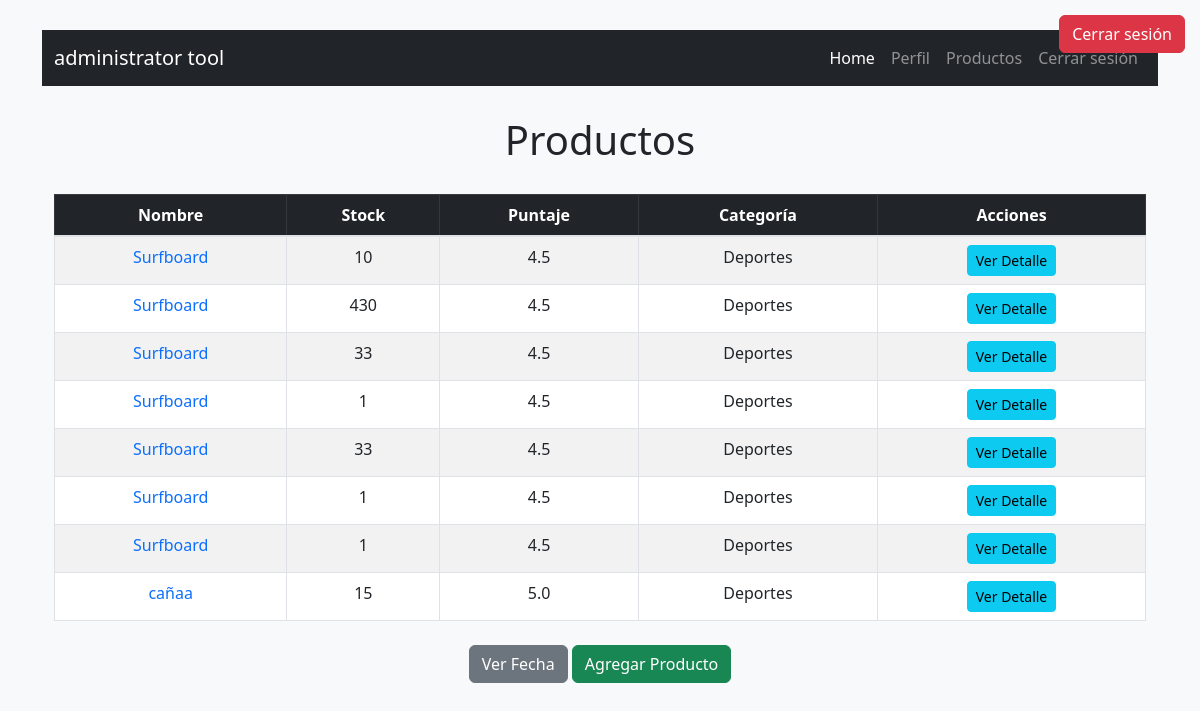
The page /productos/ (signed in) on the database its author committed.
### productos/models.py (models this page shows, shortened)
class Producto(models.Model):
    nombre = models.CharField(max_length=255)
    stock = models.IntegerField()
    puntaje= models.FloatField()
    categoria = models.ForeignKey(
        Categoria,
          on_delete=models.CASCADE)
    usuario = models.ForeignKey(User, on_delete=models.CASCADE, related_name='productos',default=1)
    creado_en = models.DateTimeField(default=timezone.now)

class Categoria(models.Model):
    nombre = models.CharField(max_length=255)
    def __str__(self):
        return self.nombre

### productos/views.py (the view)
# urls.py: path('',views.index, name='index'),
def index(request):
    productos = Producto.objects.filter(usuario=request.user)
    return render(request, 'index.html', {'productos': productos})

### productos/templates/index.html (shortened to what this page needs)
{% extends 'base.html' %} {% block content %}
<!DOCTYPE html>
<html lang="es">
  <head>
    <nav class="navbar navbar-expand-lg navbar-dark bg-dark">
      <div class="container-fluid">
        <a class="navbar-brand" href="{% url 'home:home' %}"
          >administrator tool</a
        >
        <div class="collapse navbar-collapse" id="navbarNav">
          <ul class="navbar-nav ms-auto">
            <li class="nav-item">
              <a class="nav-link active" href="{% url 'home:home' %}">Home</a>
            </li>
            <li class="nav-item">
              <a class="nav-link" href="{% url 'home:perfil' %}">Perfil</a>
            </li>
            <li class="nav-item">
              <a class="nav-link" href="{% url 'productos:index' %}"
                >Productos</a
              >
            </li>
            {% if user.is_authenticated %}
            <li class="nav-item">
              <a class="nav-link" href="{% url 'logout' %}">Cerrar sesión</a>
            </li>
            {% endif %}
          </ul>
        </div>
      </div>
    </nav>
    <link
      href="https://cdn.jsdelivr.net/npm/bootstrap@5.3.0/dist/css/bootstrap.min.css"
      rel="stylesheet"
    />
  </head>
  <body>
    {% if user.is_authenticated %}
    <a href="{% url 'logout' %}" class="btn btn-danger logout-btn"
      >Cerrar sesión</a
    >
    {% endif %}
    <div class="container">
      <h1>Productos</h1>
      <table class="table table-bordered table-striped table-hover">
        <thead class="table-dark">
          <tr>
            <th>Nombre</th>
            <th>Stock</th>
            <th>Puntaje</th>
            <th>Categoría</th>
            <th>Acciones</th>
          </tr>
        </thead>
        <tbody>
          {% for producto in productos %}
          <tr>
            <td>
              <a
                href="{% url 'productos:detalle' producto.id %}"
                class="text-decoration-none text-primary"
              >
                {{ producto.nombre }}
              </a>
            </td>
            <td>{{ producto.stock }}</td>
            <td>{{ producto.puntaje }}</td>
            <td>{{ producto.categoria }}</td>
            <td>
              <a
                href="{% url 'productos:detalle' producto.id %}"
                class="btn btn-info btn-sm"
                >Ver Detalle</a
              >
            </td>
          </tr>
          {% endfor %}
        </tbody>
      </table>
      <div class="text-center mt-4">
        <a href="{% url 'productos:fecha' %}" class="btn btn-secondary"
          >Ver Fecha</a
        >
        <a href="{% url 'productos:formulario' %}" class="btn btn-success"
          >Agregar Producto</a
        >
      </div>
    </div>
  </body>
</html>
{% endblock %}

### templates/base.html (shortened to what this page needs)
<!DOCTYPE html>
<html lang="en">
<head>
    <link rel="stylesheet" href="https://cdn.jsdelivr.net/npm/bootstrap@4.1.3/dist/css/bootstrap.min.css">
</head>
<body>
    <div class="container">
        {% block content %}
        {% endblock %}
    </div>
</body>
</html>

### productos/templates/index.html (style rules this page uses)
body { background: #f8f9fa; }
.container { margin-top: 30px; }
.logout-btn { position: absolute; top: 15px; right: 15px; }
h1 { text-align: center; margin-bottom: 30px; }
.table th, .table td { text-align: center; }

### rows shown on the page
Producto: nombre "Surfboard", stock "10", puntaje "4.5", categoria "Deportes"
Producto: nombre "Surfboard", stock "430", puntaje "4.5", categoria "Deportes"
Producto: nombre "Surfboard", stock "33", puntaje "4.5", categoria "Deportes"
Producto: nombre "Surfboard", stock "1", puntaje "4.5", categoria "Deportes"
Producto: nombre "Surfboard", stock "33", puntaje "4.5", categoria "Deportes"
Producto: nombre "Surfboard", stock "1", puntaje "4.5", categoria "Deportes"
Producto: nombre "Surfboard", stock "1", puntaje "4.5", categoria "Deportes"
Producto: nombre "cañaa", stock "15", puntaje "5.0", categoria "Deportes"
